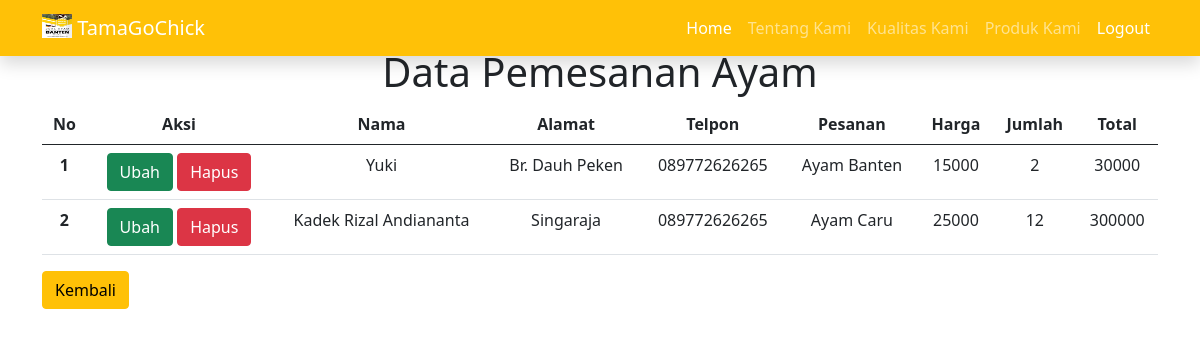
The page /daftarPesanan.php (signed in) on the database its author committed.
### tables this page shows
CREATE TABLE `pesanan` (
  `id` int(11) NOT NULL,
  `nama` varchar(50) NOT NULL,
  `alamat` varchar(100) NOT NULL,
  `telpon` varchar(12) NOT NULL,
  `pesanan` enum('Ayam Caru','Ayam Banten') NOT NULL,
  `jumlah` int(10) NOT NULL,
  `total` int(10) NOT NULL
);

### module/function.php (called while the page is built, shortened)
<?php
$conn = mysqli_connect("localhost", "root", "", "db_tamagochick");
function query($query)
{
    global $conn;
    $result = mysqli_query($conn, $query);
    $rows = [];
    while ($row = mysqli_fetch_assoc($result)) {
        $rows[] = $row;
    }
    return $rows;
}

### daftarPesanan.php (the view, shortened to what this page needs)
<?php
require 'module/function.php';
$pesanan = query("SELECT * FROM pesanan");
?>
<!DOCTYPE html>
<html lang="en">
<head>
    <link href="https://cdn.jsdelivr.net/npm/bootstrap@5.1.0/dist/css/bootstrap.min.css" rel="stylesheet" />
    <link rel="stylesheet" href="css/style.css" />
</head>
<body id="home">
    <nav class="navbar navbar-expand-md navbar-dark bg-warning shadow fixed-top">
        <div class="container">
            <a class="navbar-brand" href="#">
                <img src="img/logo.jpeg" alt="logo" width="30" height="24" class="d-inline-block align-text-top">
                TamaGoChick
            </a>
            <div class="collapse navbar-collapse" id="navbarNav">
                <ul class="navbar-nav ms-auto">
                    <li class="nav-item">
                        <a class="nav-link active" aria-current="page" href="#home">Home</a>
                    </li>
                    <li class="nav-item">
                        <a class="nav-link" href="#tentang">Tentang Kami</a>
                    </li>
                    <li class="nav-item">
                        <a class="nav-link" href="#kualitas">Kualitas Kami</a>
                    </li>
                    <li class="nav-item">
                        <a class="nav-link" href="#produk">Produk Kami</a>
                    </li>
                    <li class="nav-item">
                        <a class="nav-link active" aria-current="page" href="logout.php">Logout</a>
                    </li>
                </ul>
            </div>
        </div>
    </nav>
    <div class="container mt-5">
        <h1 class="text-center">Data Pemesanan Ayam</h1>
        <table class="table">
            <thead class="text-center">
                <tr>
                    <th scope="col">No</th>
                    <th scope="col">Aksi</th>
                    <th scope="col">Nama</th>
                    <th scope="col">Alamat</th>
                    <th scope="col">Telpon</th>
                    <th scope="col">Pesanan</th>
                    <th scope="col">Harga</th>
                    <th scope="col">Jumlah</th>
                    <th scope="col">Total</th>
                </tr>
            </thead>
            <tbody class="text-center">
                <?php $i = 1; ?>
                <?php foreach ($pesanan as $row) : ?>
                    <tr>
                        <th><?= $i; ?></th>
                        <td>
                            <a class="btn btn-success" href="ubahPesanan.php?id=<?= $row["id"]; ?>">Ubah</a>
                            <a class="btn btn-danger" href="hapusPesanan.php?id=<?= $row["id"]; ?>" onclick="return confirm('yakin?');">Hapus</a>
                        </td>
                        <td><?= $row["nama"]; ?></td>
                        <td><?= $row["alamat"]; ?></td>
                        <td><?= $row["telpon"]; ?></td>
                        <td><?= $row["pesanan"]; ?></td>
                        <td><?php
                            if ($row["pesanan"] == "Ayam Caru") {
                                echo 25000;
                            } else {
                                echo 15000;
                            }
                            ?></td>
                        <td><?= $row["jumlah"]; ?></td>
                        <td><?php
                             if ($row["pesanan"] == "Ayam Caru") {
                                echo 25000* $row["jumlah"];;
                            } else {
                                echo 15000*  $row["jumlah"];;
                            }
                        ?></td>
                    </tr>
                    <?php $i++; ?>
                <?php endforeach; ?>
            </tbody>
        </table>
        <a href="admin.php" class="btn btn-warning">Kembali</a>
    </div>
</body>
</html>

### rows shown on the page
pesanan: nama "Yuki", alamat "Br. Dauh Peken", telpon "089772626265", pesanan "Ayam Banten", shows "15000", jumlah "2", 15000*$row['jumlah'] "30000"
pesanan: nama "Kadek Rizal Andiananta", alamat "Singaraja", telpon "089772626265", pesanan "Ayam Caru", shows "25000", jumlah "12", 25000*$row['jumlah'] "300000"
